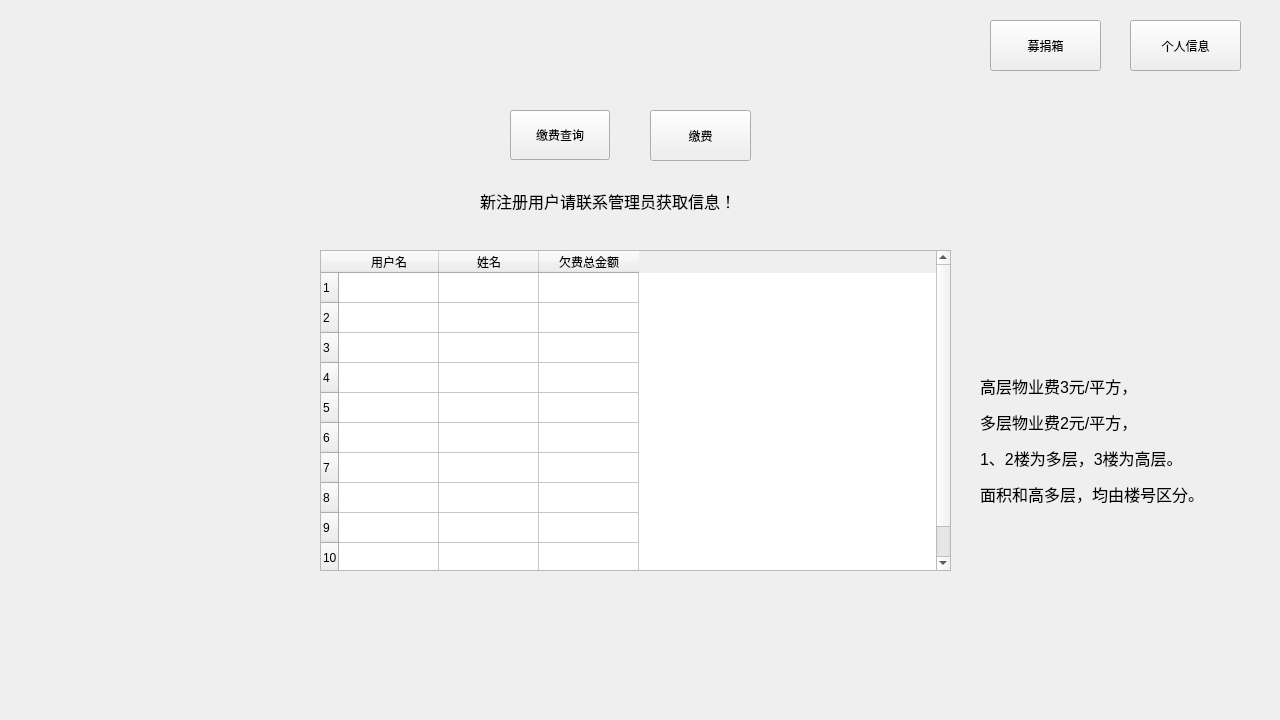
<?xml version="1.0" encoding="UTF-8"?>
<ui version="4.0">
 <class>Widget</class>
 <widget class="QWidget" name="Widget">
  <property name="geometry">
   <rect>
    <x>0</x>
    <y>0</y>
    <width>1280</width>
    <height>720</height>
   </rect>
  </property>
  <property name="minimumSize">
   <size>
    <width>800</width>
    <height>600</height>
   </size>
  </property>
  <property name="maximumSize">
   <size>
    <width>2560</width>
    <height>1440</height>
   </size>
  </property>
  <property name="cursor">
   <cursorShape>SizeVerCursor</cursorShape>
  </property>
  <property name="windowTitle">
   <string>物业费管理系统</string>
  </property>
  <property name="windowIcon">
   <iconset resource="resources.qrc">
    <normaloff>:/new/prefix1/icon.jpg</normaloff>:/new/prefix1/icon.jpg</iconset>
  </property>
  <widget class="QPushButton" name="chargeinform">
   <property name="geometry">
    <rect>
     <x>510</x>
     <y>110</y>
     <width>100</width>
     <height>50</height>
    </rect>
   </property>
   <property name="text">
    <string>缴费查询</string>
   </property>
   <property name="autoDefault">
    <bool>false</bool>
   </property>
   <property name="default">
    <bool>false</bool>
   </property>
   <property name="flat">
    <bool>false</bool>
   </property>
  </widget>
  <widget class="QPushButton" name="personalinform">
   <property name="geometry">
    <rect>
     <x>1130</x>
     <y>20</y>
     <width>111</width>
     <height>51</height>
    </rect>
   </property>
   <property name="text">
    <string>个人信息</string>
   </property>
  </widget>
  <widget class="QTableWidget" name="table_user">
   <property name="geometry">
    <rect>
     <x>320</x>
     <y>250</y>
     <width>631</width>
     <height>321</height>
    </rect>
   </property>
   <property name="editTriggers">
    <set>QAbstractItemView::NoEditTriggers</set>
   </property>
   <row>
    <property name="text">
     <string>1</string>
    </property>
   </row>
   <row>
    <property name="text">
     <string>2</string>
    </property>
   </row>
   <row>
    <property name="text">
     <string>3</string>
    </property>
   </row>
   <row>
    <property name="text">
     <string>4</string>
    </property>
   </row>
   <row>
    <property name="text">
     <string>5</string>
    </property>
   </row>
   <row>
    <property name="text">
     <string>6</string>
    </property>
   </row>
   <row>
    <property name="text">
     <string>7</string>
    </property>
   </row>
   <row>
    <property name="text">
     <string>8</string>
    </property>
   </row>
   <row>
    <property name="text">
     <string>9</string>
    </property>
   </row>
   <row>
    <property name="text">
     <string>10</string>
    </property>
   </row>
   <column>
    <property name="text">
     <string>用户名</string>
    </property>
   </column>
   <column>
    <property name="text">
     <string>姓名</string>
    </property>
   </column>
   <column>
    <property name="text">
     <string>欠费总金额</string>
    </property>
   </column>
   <item row="0" column="0">
    <property name="text">
     <string/>
    </property>
    <property name="flags">
     <set>ItemIsSelectable|ItemIsDragEnabled|ItemIsDropEnabled|ItemIsUserCheckable|ItemIsEnabled</set>
    </property>
   </item>
  </widget>
  <widget class="QPushButton" name="pushButton">
   <property name="geometry">
    <rect>
     <x>650</x>
     <y>110</y>
     <width>101</width>
     <height>51</height>
    </rect>
   </property>
   <property name="text">
    <string>缴费</string>
   </property>
  </widget>
  <widget class="QLabel" name="label">
   <property name="geometry">
    <rect>
     <x>480</x>
     <y>180</y>
     <width>311</width>
     <height>41</height>
    </rect>
   </property>
   <property name="font">
    <font>
     <pointsize>12</pointsize>
    </font>
   </property>
   <property name="text">
    <string>新注册用户请联系管理员获取信息！</string>
   </property>
  </widget>
  <widget class="QLabel" name="label_2">
   <property name="geometry">
    <rect>
     <x>-220</x>
     <y>0</y>
     <width>1501</width>
     <height>731</height>
    </rect>
   </property>
   <property name="text">
    <string>&lt;html&gt;&lt;head/&gt;&lt;body&gt;&lt;p&gt;&lt;img src=&quot;:/p1.JPG&quot;/&gt;&lt;/p&gt;&lt;/body&gt;&lt;/html&gt;</string>
   </property>
  </widget>
  <widget class="QPushButton" name="pushButton_2">
   <property name="geometry">
    <rect>
     <x>990</x>
     <y>20</y>
     <width>111</width>
     <height>51</height>
    </rect>
   </property>
   <property name="text">
    <string>募捐箱</string>
   </property>
  </widget>
  <widget class="QLabel" name="label_3">
   <property name="geometry">
    <rect>
     <x>980</x>
     <y>340</y>
     <width>271</width>
     <height>201</height>
    </rect>
   </property>
   <property name="text">
    <string>&lt;html&gt;&lt;head/&gt;&lt;body&gt;&lt;p&gt;&lt;span style=&quot; font-family:'宋体'; font-size:12pt;&quot;&gt;高层物业费&lt;/span&gt;&lt;span style=&quot; font-family:'Times New Roman','serif'; font-size:12pt;&quot;&gt;3&lt;/span&gt;&lt;span style=&quot; font-family:'宋体'; font-size:12pt;&quot;&gt;元&lt;/span&gt;&lt;span style=&quot; font-family:'Times New Roman','serif'; font-size:12pt;&quot;&gt;/&lt;/span&gt;&lt;span style=&quot; font-family:'宋体'; font-size:12pt;&quot;&gt;平方，&lt;/span&gt;&lt;/p&gt;&lt;p&gt;&lt;span style=&quot; font-family:'宋体'; font-size:12pt;&quot;&gt;多层物业费&lt;/span&gt;&lt;span style=&quot; font-family:'Times New Roman','serif'; font-size:12pt;&quot;&gt;2&lt;/span&gt;&lt;span style=&quot; font-family:'宋体'; font-size:12pt;&quot;&gt;元&lt;/span&gt;&lt;span style=&quot; font-family:'Times New Roman','serif'; font-size:12pt;&quot;&gt;/&lt;/span&gt;&lt;span style=&quot; font-family:'宋体'; font-size:12pt;&quot;&gt;平方，&lt;/span&gt;&lt;/p&gt;&lt;p&gt;&lt;span style=&quot; font-family:'宋体'; font-size:12pt;&quot;&gt;1、2楼为多层，3楼为高层。&lt;/span&gt;&lt;/p&gt;&lt;p&gt;&lt;span style=&quot; font-family:'宋体'; font-size:12pt;&quot;&gt;面积和高多层，均由楼号区分。&lt;/span&gt;&lt;/p&gt;&lt;/body&gt;&lt;/html&gt;</string>
   </property>
  </widget>
  <zorder>label_2</zorder>
  <zorder>chargeinform</zorder>
  <zorder>personalinform</zorder>
  <zorder>table_user</zorder>
  <zorder>pushButton</zorder>
  <zorder>label</zorder>
  <zorder>pushButton_2</zorder>
  <zorder>label_3</zorder>
 </widget>
 <resources>
  <include location="resources.qrc"/>
 </resources>
 <connections/>
</ui>
